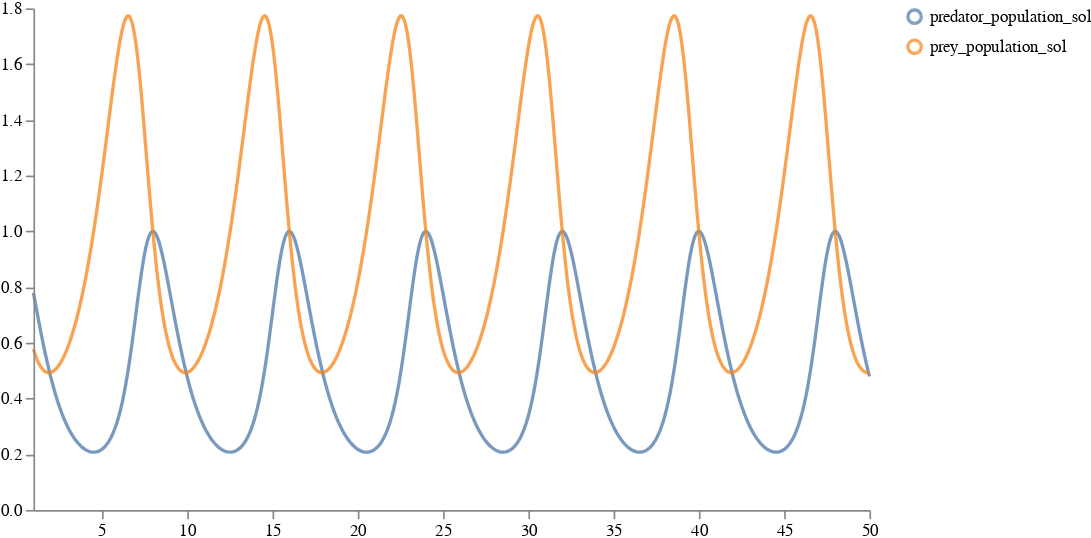

Here is the notebook cell this chart was saved with:
### Code cell
deterministic_lotka_volterra_trajectory_df = convert_to_output_format(deterministic_lotka_volterra_trajectory,
                                                                      tspan, time_unit="years")
schema = plots.trajectories(deterministic_lotka_volterra_trajectory_df)
plots.ipy_display(schema)

### Figure 1 — Vega specification as saved in the notebook (floating-point values rounded to 4 significant figures; data arrays with more than 128 entries replaced by an {"elided": "..."} marker saying what was removed)
{"$schema": "https://vega.github.io/schema/vega/v5.json", "axes": [{"name": "x_axis", "orient": "bottom", "scale": "xscale", "zindex": 100}, {"name": "y_axis", "orient": "left", "scale": "yscale", "zindex": 100}], "data": [{"name": "distributions", "values": {"elided": "1000 records"}}, {"name": "traces", "transform": [{"expr": "isValid(datum.value)", "type": "filter"}], "values": []}, {"name": "points", "values": []}, {"name": "markers", "values": []}, {"name": "selected", "on": [{"remove": true, "trigger": "clear"}, {"remove": true, "trigger": "!shift"}, {"insert": "clicked", "trigger": "!shift && clicked"}, {"toggle": "clicked", "trigger": "shift && clicked"}]}], "height": 300, "legends": [{"encode": {"labels": {"interactive": true, "name": "legendLabel", "update": {"opacity": [{"test": "!length(data('selected')) || indata('selected', 'value', datum.value)", "value": 1}, {"value": 0.25}]}}, "symbols": {"interactive": true, "name": "legendSymbol", "update": {"fill": {"value": "transparent"}, "opacity": [{"test": "!length(data('selected')) || indata('selected', 'value', datum.value)", "value": 0.7}, {"value": 0.15}], "size": {"value": 64}, "strokeWidth": {"value": 2}}}}, "name": "color_legend", "stroke": "color"}], "marks": [{"from": {"facet": {"data": "points", "groupby": "trajectory", "name": "points_split"}}, "marks": [{"encode": {"hover": {"fillOpacity": {"value": 0.9}}, "update": {"fill": {"field": "trajectory", "scale": "color"}, "fillOpacity": [{"test": "!length(data('selected')) || indata('selected', 'value', datum.trajectory)", "value": 0.5}, {"value": 0.15}], "size": {"value": 10}, "stroke": {"field": "trajectory", "scale": "color"}, "strokeOpacity": [{"test": "!length(data('selected')) || indata('selected', 'value', datum.trajectory)", "value": 0.75}, {"value": 0.15}], "strokeWidth": {"value": 2}, "tooltip": {"field": "value"}, "x": {"field": "timepoint", "scale": "xscale"}, "y": {"field": "value", "scale": "yscale"}}}, "from": {"data": "points"}, "name": "_points_symbol", "type": "symbol", "zindex": 3}, {"encode": {"hover": {"fillOpacity": {"value": 0.9}}, "update": {"interpolate": {"value": "linear"}, "stroke": {"field": "trajectory", "scale": "color"}, "strokeOpacity": [{"test": "!length(data('selected')) || indata('selected', 'value', datum.trajectory)", "value": 0.3}, {"value": 0.1}], "strokeWidth": {"value": 2}, "x": {"field": "timepoint", "scale": "xscale"}, "y": {"field": "value", "scale": "yscale"}}}, "from": {"data": "points"}, "name": "_points_line", "type": "line", "zindex": 3}], "name": "_points", "type": "group", "zindex": 3}, {"from": {"facet": {"data": "traces", "groupby": "trajectory", "name": "traces_split"}}, "marks": [{"encode": {"hover": {"fillOpacity": {"value": 0.9}}, "update": {"interpolate": {"value": "linear"}, "stroke": {"field": "trajectory", "scale": "color"}, "strokeOpacity": [{"test": "!length(data('selected')) || indata('selected', 'value', datum.trajectory)", "value": 0.75}, {"value": 0.15}], "strokeWidth": {"value": 2}, "x": {"field": "timepoint", "scale": "xscale"}, "y": {"field": "value", "scale": "yscale"}}}, "from": {"data": "traces_split"}, "name": "_traces_lines", "type": "line"}], "name": "_traces", "type": "group", "zindex": 2}, {"from": {"facet": {"data": "distributions", "groupby": "trajectory", "name": "trajectory_split"}}, "marks": [{"encode": {"hover": {"fillOpacity": {"value": 0.9}}, "update": {"fill": {"field": "trajectory", "scale": "color"}, "fillOpacity": [{"test": "!length(data('selected')) || indata('selected', 'value', datum.trajectory)", "value": 0.5}, {"value": 0.15}], "interpolate": {"value": "linear"}, "stroke": {"field": "trajectory", "scale": "color"}, "strokeOpacity": [{"test": "!length(data('selected')) || indata('selected', 'value', datum.trajectory)", "value": 0.75}, {"value": 0.15}], "strokeWidth": {"value": 2}, "x": {"field": "timepoint", "scale": "xscale"}, "y": {"field": "upper", "scale": "yscale"}, "y2": {"field": "lower", "scale": "yscale"}}}, "from": {"data": "trajectory_split"}, "type": "area"}], "name": "_distributions", "type": "group", "zindex": 1}, {"marks": [{"encode": {"enter": {"stroke": {"value": "lightgray"}}, "update": {"opacity": {"value": 1}, "x": {"field": "timepoint", "scale": "xscale"}, "y": {"signal": "height"}, "y2": {"value": 0}}}, "from": {"data": "markers"}, "name": "_marker text", "type": "rule"}, {"encode": {"enter": {"fontSize": {"value": 8}, "text": {"field": "datum.label"}, "y": {"value": 0}}}, "from": {"data": "_marker text"}, "name": "_marker flags", "transform": [{"as": ["x", "_y", "opacity", "align", "baseline"], "lineAnchor": "start", "offset": [1], "size": {"signal": "[width, height]"}, "type": "label"}], "type": "text"}], "name": "_markers", "type": "group"}], "scales": [{"domain": {"fields": [{"data": "distributions", "field": "timepoint"}, {"data": "traces", "field": "timepoint"}, {"data": "points", "field": "timepoint"}, {"data": "markers", "field": "timepoint"}]}, "name": "xscale", "range": "width", "type": "linear", "zero": false}, {"domain": {"fields": [{"data": "distributions", "field": "lower"}, {"data": "distributions", "field": "upper"}, {"data": "traces", "field": "value"}, {"data": "points", "field": "value"}]}, "name": "yscale", "nice": true, "range": "height", "type": "linear", "zero": true}, {"domain": {"fields": [{"data": "distributions", "field": "trajectory"}, {"data": "traces", "field": "trajectory"}, {"data": "points", "field": "trajectory"}]}, "name": "color", "range": "category", "type": "ordinal"}], "signals": [{"name": "clear", "on": [{"events": "mouseup[!event.item]", "force": true, "update": "true"}], "value": true}, {"name": "shift", "on": [{"events": "@legendSymbol:click, @legendLabel:click", "force": true, "update": "event.shiftKey"}], "value": false}, {"name": "clicked", "on": [{"events": "@legendSymbol:click, @legendLabel:click", "force": true, "update": "{value: datum.value}"}], "value": null}], "width": 500}
